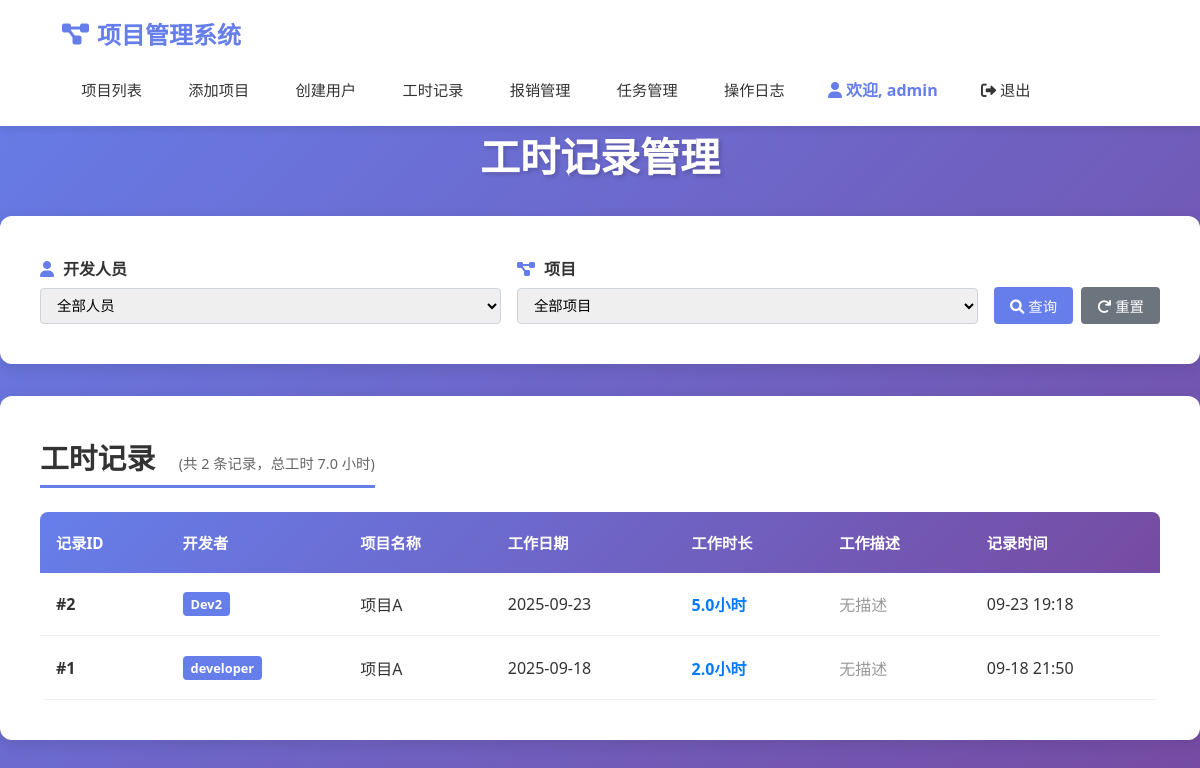
The app's page /worklogs (signed in) with its own data.
### models.py (models this page shows, shortened)
class User(UserMixin, db.Model):
    __tablename__ = "users"
    id = db.Column(db.Integer, primary_key=True, autoincrement=True)
    username = db.Column(db.String(80), unique=True, nullable=False)
    password_hash = db.Column(db.String(120), nullable=False)
    role = db.Column(db.String(20), nullable=False)  # 'admin', 'developer'
    created_at = db.Column(db.DateTime, default=datetime.utcnow)
    def is_admin(self):
        return self.role == 'admin'
    def is_developer(self):
        return self.role == 'developer'

class WorkLog(db.Model):
    __tablename__ = "work_logs"
    id = db.Column(db.Integer, primary_key=True, autoincrement=True)
    user_id = db.Column(db.Integer, db.ForeignKey('users.id'), nullable=False)
    project_id = db.Column(db.Integer, db.ForeignKey('projects.id'), nullable=False)
    date = db.Column(db.Date, nullable=False)
    hours = db.Column(db.Float, nullable=False)
    description = db.Column(db.Text)
    created_at = db.Column(db.DateTime, default=datetime.utcnow)
    user = db.relationship('User', backref=db.backref('work_logs', lazy=True))
    project = db.relationship('Project', backref=db.backref('work_logs', lazy=True))

class Project(db.Model):
    __tablename__ = "projects"
    id = db.Column(db.Integer, primary_key=True, autoincrement=True)
    name = db.Column(db.String(200), nullable=False)
    manager = db.Column(db.String(100), nullable=False)
    start_date = db.Column(db.Date, nullable=True)
    planned_end_date = db.Column(db.Date, nullable=True)
    contract_signing_date = db.Column(db.Date, nullable=True)  # 合同签订日期
    estimated_hours = db.Column(db.Float, nullable=True)  # 预计开发工时
    contract_amount = db.Column(db.Numeric(14, 2), nullable=True)
    status = db.Column(db.String(20), nullable=False, default='启动中')  # 项目状态
    payment_method = db.Column(db.String(50), nullable=True)  # 付款方式
    acceptance_date = db.Column(db.Date, nullable=True)  # 验收日期
    settlement_date = db.Column(db.Date, nullable=True)  # 结算日期
    invoice_issued = db.Column(db.Boolean, default=False)  # 发票是否开具
    invoice_date = db.Column(db.Date, nullable=True)  # 发票日期
    contract_amount_with_tax = db.Column(db.Numeric(14, 2), nullable=True)  # 合同金额含税
    contract_amount_without_tax = db.Column(db.Numeric(14, 2), nullable=True)  # 合同金额不含税
    payment_received = db.Column(db.Numeric(14, 2), nullable=True)  # 回款金额
    remaining_amount = db.Column(db.Numeric(14, 2), nullable=True)  # 剩余金额
    project_type = db.Column(db.String(50), nullable=True)  # 项目类型
    customer_name = db.Column(db.String(200), nullable=True)  # 客户名称
    created_at = db.Column(db.DateTime, default=datetime.utcnow)
    outsourcing_cost = db.Column(db.Numeric(10, 2), default=0)  # 外包费用
    indirect_cost = db.Column(db.Numeric(10, 2), default=0)  # 间接成本
    indirect_cost_notes = db.Column(db.Text)  # 间接成本备注
    STATUS_CHOICES = [
        ('启动中', '启动中'),
        ('进行中', '进行中'),
        ('暂停', '暂停'),
        ('验收中', '验收中'),
        ('验收待回款', '验收待回款'),
        ('结算', '结算')
    ]
    PAYMENT_METHOD_CHOICES = [
        ('验收后全款', '验收后全款'),
        ('分阶段', '分阶段'),
        ('预付初版', '预付初版'),
        ('预付终版', '预付终版'),
        ('待填写', '待填写')
    ]
    PROJECT_TYPE_CHOICES = [
        ('物流仿真', '物流仿真'),
        ('机器人仿真', '机器人仿真'),
        ('工艺规划', '工艺规划'),
        ('物流规划', '物流规划'),
        ('动画', '动画'),
        ('激光扫描', '激光扫描'),
        ('数字孪生', '数字孪生')
    ]

### app.py (the view)
@app.route("/worklogs")
@login_required
def worklog_list():
    user_id = request.args.get('user_id', type=int)
    project_id = request.args.get('project_id', type=int)
    query = WorkLog.query
    if current_user.is_developer():
        query = query.filter_by(user_id=current_user.id)
    if user_id:
        query = query.filter_by(user_id=user_id)
    if project_id:
        query = query.filter_by(project_id=project_id)
    worklogs = query.order_by(WorkLog.date.desc(), WorkLog.created_at.desc()).all()
    users = User.query.filter_by(role='developer').all() if current_user.is_admin() else []
    projects = Project.query.all()
    return render_template(
        "worklog_list.html",
        worklogs=worklogs,
        users=users,
        projects=projects,
        selected_user_id=user_id,
        selected_project_id=project_id
    )

### app.py (called while the page is built)
@login_manager.user_loader
def load_user(user_id):
    return User.query.get(int(user_id))

### templates/worklog_list.html (shortened to what this page needs)
{% extends "base.html" %}
{% block content %}
<h1 class="page-title">
    {% if current_user.is_admin() %}
        工时记录管理
    {% else %}
        我的工时记录
    {% endif %}
</h1>
<div class="card" style="margin-bottom: 2rem;">
    <form method="GET" action="{{ url_for('worklog_list') }}" style="display: flex; gap: 1rem; align-items: flex-end; flex-wrap: wrap;">
        {% if current_user.is_admin() %}
        <div class="form-group" style="flex: 1; min-width: 200px; margin-bottom: 0;">
            <label class="form-label" style="display: block; margin-bottom: 0.5rem; font-weight: 600; color: #333;">
                <i class="fas fa-user" style="color: #667eea; margin-right: 0.3rem;"></i>
                开发人员
            </label>
            <select name="user_id" class="form-control" style="width: 100%;">
                <option value="">全部人员</option>
            </select>
        </div>
        {% endif %}
        <div class="form-group" style="flex: 1; min-width: 200px; margin-bottom: 0;">
            <label class="form-label" style="display: block; margin-bottom: 0.5rem; font-weight: 600; color: #333;">
                <i class="fas fa-project-diagram" style="color: #667eea; margin-right: 0.3rem;"></i>
                项目
            </label>
            <select name="project_id" class="form-control" style="width: 100%;">
                <option value="">全部项目</option>
            </select>
        </div>
        <div style="display: flex; gap: 0.5rem;">
            <button type="submit" class="btn btn-primary" style="white-space: nowrap;">
                <i class="fas fa-search"></i> 查询
            </button>
            <a href="{{ url_for('worklog_list') }}" class="btn btn-secondary" style="white-space: nowrap;">
                <i class="fas fa-redo"></i> 重置
            </a>
        </div>
    </form>
</div>
<div class="card">
    <div style="display: flex; justify-content: space-between; align-items: center; margin-bottom: 1.5rem;">
        <h2 style="margin: 0; color: #333;">
            工时记录
            <span style="color: #666; font-size: 0.9rem; font-weight: normal; margin-left: 1rem;">
                (共 {{ worklogs|length }} 条记录，总工时 {{ "%.1f"|format(worklogs|sum(attribute='hours') or 0) }} 小时)
            </span>
        </h2>
    </div>
    {% if worklogs %}
    <div class="table-container">
        <table class="project-table">
            <thead>
                <tr>
                    <th>记录ID</th>
                    {% if current_user.is_admin() %}
                        <th>开发者</th>
                    {% endif %}
                    <th>项目名称</th>
                    <th>工作日期</th>
                    <th>工作时长</th>
                    <th>工作描述</th>
                    <th>记录时间</th>
                </tr>
            </thead>
            <tbody>
                {% for log in worklogs %}
                <tr>
                    <td><strong>#{{ log.id }}</strong></td>
                    {% if current_user.is_admin() %}
                        <td>
                            <span class="badge" style="background: #667eea; color: white; padding: 0.2rem 0.5rem; border-radius: 4px; font-size: 0.8rem;">
                                {{ log.user.username }}
                            </span>
                        </td>
                    {% endif %}
                    <td>{{ log.project.name }}</td>
                    <td>{{ log.date.strftime('%Y-%m-%d') }}</td>
                    <td><strong style="color: #007bff;">{{ log.hours }}小时</strong></td>
                    <td style="max-width: 300px;">
                        {% if log.description %}
                            <div style="white-space: pre-wrap; word-break: break-word;">
                                {{ log.description[:100] }}
                                {% if log.description|length > 100 %}...{% endif %}
                            </div>
                        {% else %}
                            <span style="color: #999;">无描述</span>
                        {% endif %}
                    </td>
                    <td>{{ log.created_at.strftime('%m-%d %H:%M') }}</td>
                </tr>
                {% endfor %}
            </tbody>
        </table>
    </div>
    {% endif %}
</div>
{% endblock %}

### templates/base.html (shortened to what this page needs)
<!DOCTYPE html>
<html lang="zh-CN">
<head>
    <link rel="stylesheet" href="{{ url_for('static', filename='style.css') }}">
    <link rel="stylesheet" href="https://cdnjs.cloudflare.com/ajax/libs/font-awesome/6.0.0/css/all.min.css">
</head>
<body>
        <header class="header">
            <div class="header-content">
                <a href="{{ url_for('index') }}" class="logo">
                    <i class="fas fa-project-diagram"></i> 项目管理系统
                </a>
                <nav class="nav">
                    {% if current_user.is_authenticated %}
                        {% if current_user.is_admin() %}
                            <a href="{{ url_for('index') }}">项目列表</a>
                            <a href="{{ url_for('create_project') }}">添加项目</a>
                            <a href="{{ url_for('create_user') }}">创建用户</a>
                            <a href="{{ url_for('worklog_list') }}">工时记录</a>
                            <a href="{{ url_for('expense_list') }}">报销管理</a>
                            <a href="{{ url_for('task_list') }}">任务管理</a>
                            <a href="{{ url_for('operation_logs') }}" class="nav-link">操作日志</a>
                        {% elif current_user.is_developer() %}
                            <a href="{{ url_for('worklog_list') }}">我的工时</a>
                            <a href="{{ url_for('create_worklog') }}">记录工时</a>
                            <a href="{{ url_for('expense_list') }}">我的报销</a>
                            <a href="{{ url_for('expense_create') }}">申请报销</a>
                            <a href="{{ url_for('task_list') }}">我的任务</a>
                        {% endif %}
                        <span><i class="fas fa-user"></i> 欢迎, {{ current_user.username }}</span>
                        <a href="{{ url_for('logout') }}"><i class="fas fa-sign-out-alt"></i> 退出</a>
                    {% endif %}
                </nav>
            </div>
        </header>
    <div class="cibtauber">
        <main class="main-content">
            {% block content %}{% endblock %}
        </main>
    </div>
</body>
</html>

### static/style.css (style rules this page uses)
* { margin: 0; padding: 0; box-sizing: border-box; }
body { font-family: 'Segoe UI', Tahoma, Geneva, Verdana, sans-serif; background: linear-gradient(135deg, #667eea 0%, #764ba2 100%); min-height: 100vh; }
.page-title { font-size: 2.5rem; color: white; margin-bottom: 2rem; text-align: center; text-shadow: 2px 2px 4px rgba(0,0,0,0.2); }
.card { background: white; border-radius: 12px; padding: 2.5rem; box-shadow: 0 4px 15px rgba(0,0,0,0.1); margin-bottom: 2rem; width: 100%; max-width: 100% !important; }
.card h2 { color: #333; margin-bottom: 1.5rem; font-size: 1.8rem; border-bottom: 3px solid #667eea; padding-bottom: 0.5rem; }
.table-container { width: 100%; overflow-x: auto; }
.project-table { width: 100%; border-collapse: collapse; background: white; border-radius: 8px; overflow: hidden; }
.project-table thead { background: linear-gradient(135deg, #667eea 0%, #764ba2 100%); }
.project-table thead th { color: white; padding: 1.2rem 1rem; text-align: left; font-weight: 600; font-size: 0.95rem; }
.project-table tbody tr { border-bottom: 1px solid #f0f0f0; transition: background-color 0.3s; }
.project-table td { padding: 1.2rem 1rem; color: #333; }
.btn { padding: 0.75rem 1.5rem; border-radius: 8px; border: none; cursor: pointer; font-size: 1rem; font-weight: 500; text-decoration: none; display: inline-block; transition: all 0.3s ease; text-align: center; }
.btn-primary { background: linear-gradient(135deg, #667eea 0%, #764ba2 100%); color: white; }
.btn-secondary { background: #6c757d; color: white; }
.form-group { margin-bottom: 1.5rem; }
.form-label { display: block; margin-bottom: 0.5rem; color: #333; font-weight: 600; }
.form-control { width: 100%; padding: 0.75rem; border: 2px solid #e1e5e9; border-radius: 8px; font-size: 1rem; transition: border-color 0.3s; }
.badge { display: inline-block; padding: 0.35rem 0.75rem; font-size: 0.875rem; font-weight: 600; border-radius: 20px; text-align: center; }

### templates/base.html (style rules this page uses)
.header { background: white; box-shadow: 0 2px 10px rgba(0,0,0,0.1); position: sticky; top: 0; z-index: 1000; width: 100%; }
.header-content { max-width: 95%; margin: 0 auto; padding: 1rem 2rem; display: flex; justify-content: space-between; align-items: center; flex-wrap: wrap; gap: 1rem; }
.logo { font-size: 1.5rem; font-weight: bold; color: #667eea; text-decoration: none; display: flex; align-items: center; gap: 0.5rem; transition: color 0.3s ease; }
.nav { display: flex; gap: 0.5rem; align-items: center; flex-wrap: wrap; }
.nav a { color: #333; text-decoration: none; padding: 0.6rem 1.2rem; border-radius: 6px; transition: all 0.3s ease; font-weight: 500; white-space: nowrap; font-size: 0.95rem; }
.nav span { color: #667eea; font-weight: 600; padding: 0.6rem 1rem; white-space: nowrap; }

### templates/worklog_list.html (style rules this page uses)
.form-group { margin-bottom: 1rem; }
.form-label { font-weight: 600; color: #333; margin-bottom: 0.5rem; }
.form-control { width: 100%; padding: 0.5rem 0.75rem; border: 1px solid #ced4da; border-radius: 4px; font-size: 0.9rem; }
.btn { display: inline-block; padding: 0.5rem 1rem; border: none; border-radius: 4px; font-size: 0.9rem; cursor: pointer; text-decoration: none; transition: all 0.2s; }
.btn-primary { background: #667eea; color: white; }
.btn-secondary { background: #6c757d; color: white; }
.badge { display: inline-block; white-space: nowrap; }
.table-container { overflow-x: auto; }

### records on screen
User: username "admin"
WorkLog: id "2", user.username "Dev2", project.name "项目A", date "2025-09-23", hours "5.0", description "无描述", created_at "09-23 19:18"
WorkLog: id "1", user.username "developer", project.name "项目A", date "2025-09-18", hours "2.0", description "无描述", created_at "09-18 21:50"

### other values on screen
{{ worklogs|length }} "2"
{{ "%.1f"|format(worklogs|sum(attribute='hours') or 0) }} "7.0"
